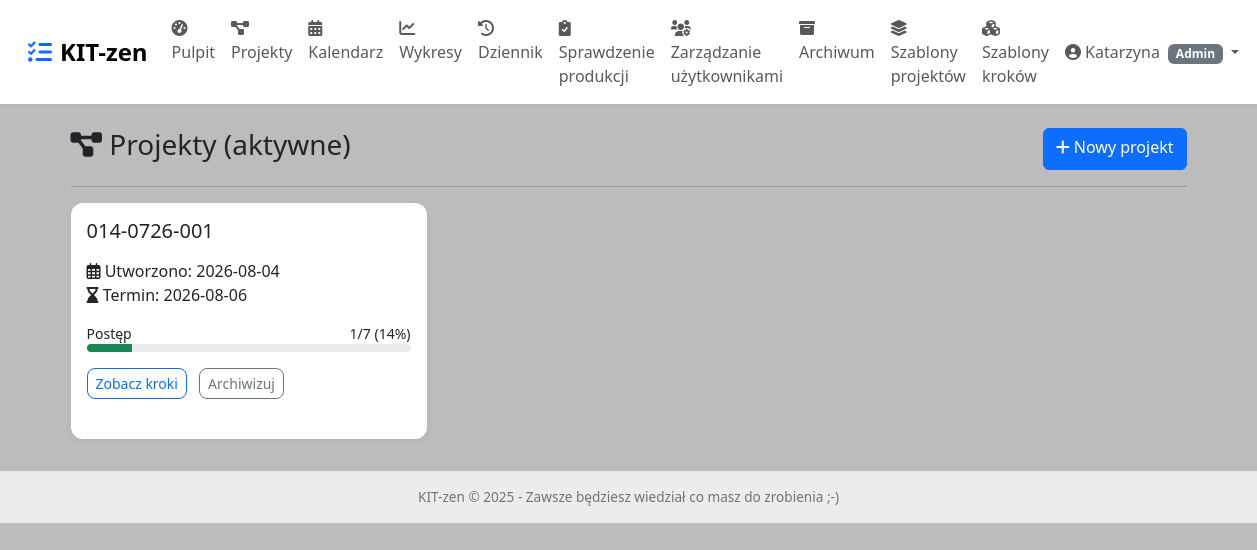
Before: /projects (signed in) with the older database file.
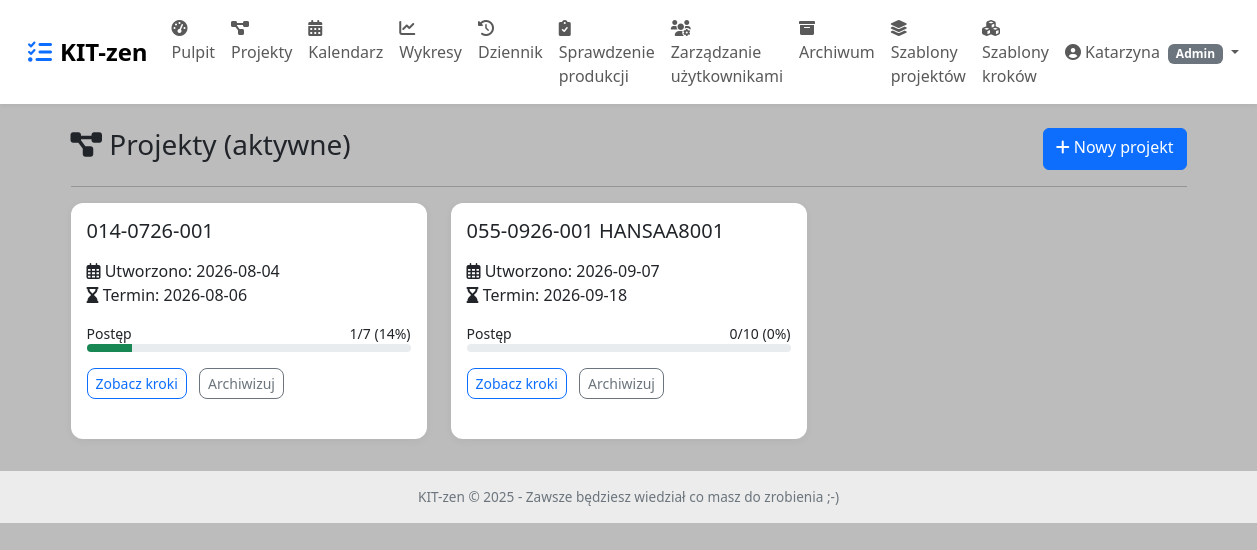
After: the same page with the newer database file.
### app7/kdeep/app.py (models this page shows)
class Project(db.Model):
    __tablename__ = 'project'
    id = db.Column(db.Integer, primary_key=True)
    name = db.Column(db.String(200), nullable=False)
    description = db.Column(db.Text)
    created_at = db.Column(db.DateTime, default=now_aware)
    deadline = db.Column(db.Date, nullable=True)
    is_archived = db.Column(db.Boolean, default=False)
    steps = db.relationship('Step', backref='project', order_by='Step.position', cascade='all, delete-orphan')

### app7/kdeep/app.py (the view)
@app.route('/projects')
@login_required
def project_list():
    visible_steps_query = Step.query.options(joinedload(Step.project)).filter(
        ((Step.assigned_user_id == current_user.id) | (Step.assigned_user_id == None)),
        Project.is_archived == False
    ).join(Project)
    visible_project_ids = {s.project_id for s in visible_steps_query}
    projects = Project.query.filter(
        Project.is_archived == False,
        Project.id.in_(visible_project_ids)
    ).all()
    return render_template('projects.html', projects=projects)

### app7/kdeep/app.py (called while the page is built)
@login_manager.user_loader
def load_user(user_id):
    return User.query.get(int(user_id))

### app7/kdeep/templates/projects.html (shortened to what this page needs)
{% extends "base.html" %}
{% block content %}
<div class="d-flex justify-content-between">
    <h3><i class="fas fa-project-diagram"></i> Projekty (aktywne)</h3>
    {% if current_user.is_admin %}<a href="{{ url_for('add_project') }}" class="btn btn-primary"><i class="fas fa-plus"></i> Nowy projekt</a>{% endif %}
</div>
<hr>
<div class="row g-4">
    {% for project in projects %}
    <div class="col-md-6 col-lg-4">
        <div class="card h-100">
            <div class="card-body">
                <h5 class="card-title">{{ project.name }}</h5>
                <p><i class="far fa-calendar-alt"></i> Utworzono: {{ project.created_at.strftime('%Y-%m-%d') }}
                    {% if project.deadline %}<br><i class="fas fa-hourglass-end"></i> Termin: {{ project.deadline }}{% endif %}
                </p>
                {% set total_steps = project.steps|length %}
                {% set done_steps = project.steps|selectattr('status', 'equalto', 'done')|list|length %}
                {% if total_steps > 0 %}
                    {% set percent = (done_steps / total_steps * 100)|round|int %}
                    <div class="mt-2">
                        <div class="d-flex justify-content-between small">
                            <span>Postęp</span>
                            <span>{{ done_steps }}/{{ total_steps }} ({{ percent }}%)</span>
                        </div>
                        <div class="progress" style="height: 8px;">
                            <div class="progress-bar bg-success" role="progressbar" style="width: {{ percent }}%;" aria-valuenow="{{ percent }}" aria-valuemin="0" aria-valuemax="100"></div>
                        </div>
                    </div>
                {% else %}
                    <div class="mt-2 text-muted small">Brak kroków</div>
                {% endif %}
                <div class="mt-3">
                    <a href="{{ url_for('project_steps', project_id=project.id) }}" class="btn btn-outline-primary btn-sm">Zobacz kroki</a>
                    {% if current_user.is_admin and not project.is_archived %}
                    <a href="{{ url_for('archive_project', project_id=project.id) }}" class="btn btn-outline-secondary btn-sm ms-2" onclick="return confirm('Przenieść do archiwum?')">Archiwizuj</a>
                    {% endif %}
                </div>
            </div>
        </div>
    </div>
    {% else %}
    <div class="col-12"><div class="alert alert-info">Brak aktywnych projektów.</div></div>
    {% endfor %}
</div>
{% endblock %}

Changed rows visible on the page:
added Project: name "055-0926-001 HANSAA8001", created_at "2026-09-07", deadline "2026-09-18", is_archived "0", total_steps "10"
